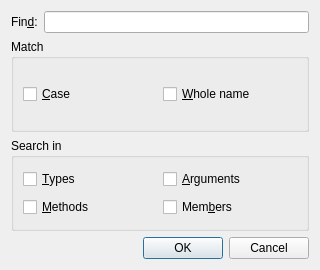
<?xml version="1.0" encoding="UTF-8"?>
<ui version="4.0">
 <class>SearchDialog</class>
 <widget class="QDialog" name="SearchDialog">
  <property name="geometry">
   <rect>
    <x>0</x>
    <y>0</y>
    <width>320</width>
    <height>270</height>
   </rect>
  </property>
  <property name="windowTitle">
   <string>Find</string>
  </property>
  <layout class="QVBoxLayout" name="mainLayout">
   <item>
    <layout class="QHBoxLayout" name="findRow">
     <item>
      <widget class="QLabel" name="labelFind">
       <property name="text">
        <string>Fin&amp;d:</string>
       </property>
       <property name="buddy">
        <cstring>lineEditText</cstring>
       </property>
      </widget>
     </item>
     <item>
      <widget class="QLineEdit" name="lineEditText"/>
     </item>
    </layout>
   </item>
   <item>
    <widget class="QGroupBox" name="groupBox">
     <property name="title">
      <string>Match</string>
     </property>
     <layout class="QGridLayout" name="gridLayout_2">
      <item row="0" column="0">
       <widget class="QCheckBox" name="checkMatchCase">
        <property name="text">
         <string>&amp;Case</string>
        </property>
       </widget>
      </item>
      <item row="0" column="1">
       <widget class="QCheckBox" name="checkWholeName">
        <property name="text">
         <string>&amp;Whole name</string>
        </property>
       </widget>
      </item>
     </layout>
    </widget>
   </item>
   <item>
    <widget class="QGroupBox" name="groupSearchIn">
     <property name="title">
      <string>Search in</string>
     </property>
     <layout class="QGridLayout" name="gridLayout">
      <item row="0" column="0">
       <widget class="QCheckBox" name="checkTypes">
        <property name="text">
         <string>&amp;Types</string>
        </property>
       </widget>
      </item>
      <item row="0" column="1">
       <widget class="QCheckBox" name="checkArguments">
        <property name="text">
         <string>&amp;Arguments</string>
        </property>
       </widget>
      </item>
      <item row="1" column="0">
       <widget class="QCheckBox" name="checkMethods">
        <property name="text">
         <string>&amp;Methods</string>
        </property>
       </widget>
      </item>
      <item row="1" column="1">
       <widget class="QCheckBox" name="checkMembers">
        <property name="text">
         <string>Mem&amp;bers</string>
        </property>
       </widget>
      </item>
     </layout>
    </widget>
   </item>
   <item>
    <widget class="QDialogButtonBox" name="buttonBox">
     <property name="orientation">
      <enum>Qt::Orientation::Horizontal</enum>
     </property>
     <property name="standardButtons">
      <set>QDialogButtonBox::StandardButton::Cancel|QDialogButtonBox::StandardButton::Ok</set>
     </property>
    </widget>
   </item>
  </layout>
 </widget>
 <resources/>
 <connections>
  <connection>
   <sender>buttonBox</sender>
   <signal>accepted()</signal>
   <receiver>SearchDialog</receiver>
   <slot>accept()</slot>
   <hints>
    <hint type="sourcelabel">
     <x>20</x>
     <y>20</y>
    </hint>
    <hint type="destinationlabel">
     <x>20</x>
     <y>20</y>
    </hint>
   </hints>
  </connection>
  <connection>
   <sender>buttonBox</sender>
   <signal>rejected()</signal>
   <receiver>SearchDialog</receiver>
   <slot>reject()</slot>
   <hints>
    <hint type="sourcelabel">
     <x>20</x>
     <y>20</y>
    </hint>
    <hint type="destinationlabel">
     <x>20</x>
     <y>20</y>
    </hint>
   </hints>
  </connection>
 </connections>
</ui>
